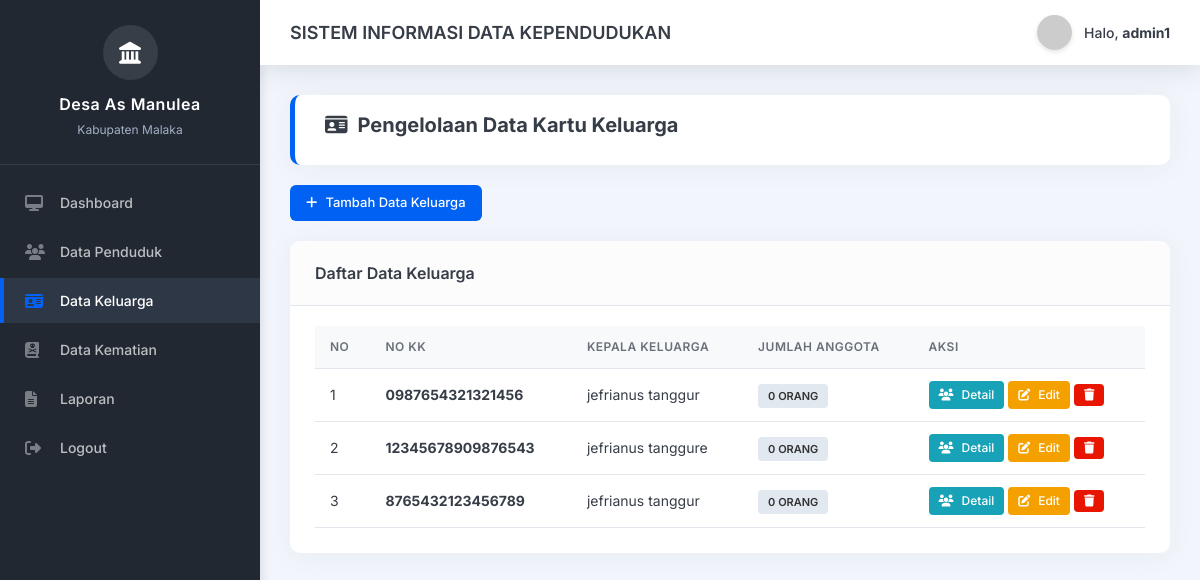
Page /admin/data_kk.php (signed in) on the committed database.
### tables this page shows
CREATE TABLE `tabel_kk` (
  `id_kk` int(11) NOT NULL,
  `id_kepala_desa` int(20) DEFAULT NULL,
  `no_kk` varchar(50) DEFAULT NULL,
  `nama` varchar(50) DEFAULT NULL,
  `jumlah_anggota` int(11) NOT NULL DEFAULT 1,
  `desa` varchar(50) DEFAULT NULL,
  `kecamatan` varchar(50) DEFAULT NULL,
  `kabupaten` varchar(50) DEFAULT NULL,
  `provinsi` varchar(50) DEFAULT NULL,
  `bantuan` varchar(50) DEFAULT NULL
);

### admin/data_kk.php (the view, shortened to what this page needs)
<?php
include '../backend/koneksi.php';
?>
<!DOCTYPE html>
<html lang="id">
<head>
    <link rel="stylesheet" href="https://cdnjs.cloudflare.com/ajax/libs/font-awesome/6.4.0/css/all.min.css">
    <link rel="stylesheet" href="dashboard.css">
</head>
<body>
    <div class="layout-container">
        <div class="sidebar">
            <div class="sidebar-header">
                <div class="logo"><i class="fas fa-landmark"></i></div>
                <h2>Desa As Manulea</h2>
                <p>Kabupaten Malaka</p>
            </div>
            <ul class="nav-menu">
                <li><a href="dashboard.php"><i class="fas fa-desktop"></i> <span>Dashboard</span></a></li>
                <li><a href="data_penduduk.php"><i class="fas fa-users"></i> <span>Data Penduduk</span></a></li>
                <li><a href="data_kk.php" class="active"><i class="fas fa-id-card"></i> <span>Data Keluarga</span></a></li>
                <li><a href="kematian.php"><i class="fas fa-book-dead"></i> <span>Data Kematian</span></a></li>
                <li><a href="laporan.php"><i class="fas fa-file-alt"></i> <span>Laporan</span></a></li>
                <li><a href="../logout.php"><i class="fas fa-sign-out-alt"></i> <span>Logout</span></a></li>
            </ul>
        </div>
        <div class="main-content">
            <div class="header">
                <h1>SISTEM INFORMASI DATA KEPENDUDUKAN</h1>
                <div class="user-info">
                    <img src="https://ui-avatars.com/api/?name=<?php echo isset($_SESSION['username']) ? $_SESSION['username'] : 'Admin'; ?>&background=0061f2&color=fff" alt="User Avatar">
                    <span>Halo, <strong><?php echo isset($_SESSION['username']) ? $_SESSION['username'] : 'Admin'; ?></strong></span>
                </div>
            </div>
            <div class="content-wrapper">
                <div class="welcome-section" style="padding: 15px 30px; margin-bottom: 20px;">
                    <h2><i class="fas fa-id-card"></i> Pengelolaan Data Kartu Keluarga</h2>
                </div>
                <div style="margin-bottom: 20px;">
                    <a href="tambah_kk.php" class="btn btn-primary"><i class="fas fa-plus"></i> Tambah Data Keluarga</a>
                </div>
                <div class="card-table">
                    <div class="card-header">
                        <h3>Daftar Data Keluarga</h3>
                    </div>
                    <?php
                    $query = "SELECT k.id_kk, k.no_kk, k.nama as ketua_keluarga,
                              (SELECT COUNT(*) FROM tabel_anggota a WHERE a.id_kk = k.id_kk) as jumlah_anggota
                              FROM tabel_kk k
                              ORDER BY k.no_kk ASC";
                    $result = mysqli_query($koneksi, $query);
                    ?>
                    <?php if($result && mysqli_num_rows($result) > 0): ?>
                        <div class="table-responsive">
                            <table class="table">
                                <thead>
                                    <tr>
                                        <th>No</th>
                                        <th>No KK</th>
                                        <th>Kepala Keluarga</th>
                                        <th>Jumlah Anggota</th>
                                        <th>Aksi</th>
                                    </tr>
                                </thead>
                                <tbody>
                                    <?php $no = 1; while($row = mysqli_fetch_assoc($result)): ?>
                                    <tr>
                                        <td><?php echo $no++; ?></td>
                                        <td><strong><?php echo htmlspecialchars($row['no_kk']); ?></strong></td>
                                        <td><?php echo htmlspecialchars($row['ketua_keluarga']); ?></td>
                                        <td>
                                            <span class="badge badge-active" style="background:#e2e8f0; color:#333; padding:5px 10px;"><?php echo $row['jumlah_anggota']; ?> Orang</span>
                                        </td>
                                        <td>
                                            <a href="detail_kk.php?id=<?php echo $row['id_kk']; ?>" class="btn btn-sm" style="background-color: #17a2b8; color: white;"><i class="fas fa-users"></i> Detail</a>
                                            <a href="edit_kk.php?id_kk=<?php echo $row['id_kk']; ?>" class="btn btn-sm btn-edit"><i class="fas fa-edit"></i> Edit</a>
                                            <form action="proses_hapus_kk.php" method="POST" style="display:inline" onsubmit="return confirm('Yakin ingin menghapus data KK ini? Pastikan kosongkan anggotanya terlebih dahulu.');">
                                                <button type="submit" class="btn btn-sm btn-delete"><i class="fas fa-trash"></i></button>
                                            </form>
                                        </td>
                                    </tr>
                                    <?php endwhile; ?>
                                </tbody>
                            </table>
                        </div>
                    <?php endif; ?>
                </div>
            </div>
        </div>
    </div>
</body>
</html>

### admin/dashboard.css (style rules this page uses)
:root { --primary: #0061f2; --primary-hover: #004ac1; --sidebar-bg: #212832; --sidebar-hover: #2e3745; --bg-body: #f2f6fc; --card-bg: #ffffff; --success: #00ac69; --danger: #e81500; --warning: #f4a100; --info: #00cfd5; --text-main: #363d47; --text-muted: #a3afc4; --border-color: #e3e6ec; }
* { margin: 0; padding: 0; box-sizing: border-box; }
body { font-family: 'Inter', 'Segoe UI', Tahoma, Geneva, Verdana, sans-serif; background-color: var(--bg-body); color: var(--text-main); line-height: 1.5; -webkit-font-smoothing: antialiased; }
.layout-container { display: flex; width: 100%; min-height: 100vh; }
.sidebar { width: 260px; background-color: var(--sidebar-bg); color: rgba(255, 255, 255, 0.7); flex-shrink: 0; display: flex; flex-direction: column; box-shadow: 2px 0 10px rgba(0,0,0,0.1); transition: all 0.3s ease; }
.sidebar-header { padding: 25px 20px; text-align: center; border-bottom: 1px solid rgba(255,255,255,0.1); }
.sidebar-header .logo { width: 55px; height: 55px; background-color: rgba(255,255,255,0.1); border-radius: 50%; display: flex; align-items: center; justify-content: center; margin: 0 auto 12px; font-size: 22px; color: #fff; }
.sidebar-header h2 { color: #fff; font-size: 16px; font-weight: 600; letter-spacing: 0.5px; }
.sidebar-header p { font-size: 12px; color: var(--text-muted); margin-top: 5px; }
.nav-menu { list-style: none; padding: 15px 0; flex: 1; overflow-y: auto; }
.nav-menu li { margin-bottom: 4px; }
.nav-menu a { display: flex; align-items: center; padding: 12px 25px; color: rgba(255,255,255,0.7); text-decoration: none; font-size: 14px; font-weight: 500; transition: all 0.2s ease-in-out; }
.nav-menu a i { width: 25px; font-size: 16px; margin-right: 10px; color: rgba(255,255,255,0.4); transition: color 0.2s ease-in-out; }
.nav-menu a.active { color: #fff; background-color: var(--sidebar-hover); border-left: 4px solid var(--primary); padding-left: 21px; }
.nav-menu a.active i { color: var(--primary); }
.main-content { flex: 1; display: flex; flex-direction: column; overflow-y: auto; }
.header { background-color: var(--card-bg); padding: 15px 30px; display: flex; justify-content: space-between; align-items: center; box-shadow: 0 0.15rem 1.75rem 0 rgba(33, 40, 50, 0.15); z-index: 10; }
.header h1 { font-size: 18px; font-weight: 600; color: var(--text-main); }
.header .user-info { display: flex; align-items: center; gap: 12px; }
.header .user-info img { width: 35px; height: 35px; border-radius: 50%; object-fit: cover; box-shadow: 0 2px 5px rgba(0,0,0,0.1); }
.header .user-info span { font-size: 14px; font-weight: 500; color: var(--text-main); }
.content-wrapper { padding: 30px; }
.welcome-section { background-color: var(--card-bg); border-radius: 10px; padding: 25px 30px; margin-bottom: 30px; box-shadow: 0 0.15rem 1.75rem 0 rgba(33, 40, 50, 0.05); border-left: 5px solid var(--primary); }
.welcome-section h2 { font-size: 20px; color: var(--text-main); margin-bottom: 10px; display: flex; align-items: center; gap: 10px; }
.card-table { background-color: var(--card-bg); border-radius: 10px; box-shadow: 0 0.15rem 1.75rem 0 rgba(33, 40, 50, 0.05); margin-bottom: 30px; overflow: hidden; }
.card-header { padding: 20px 25px; border-bottom: 1px solid var(--border-color); display: flex; justify-content: space-between; align-items: center; background-color: rgba(0,0,0,0.01); }
.card-header h3 { font-size: 16px; font-weight: 600; }
.table-responsive { overflow-x: auto; padding: 0 25px 25px 25px; }
.table { width: 100%; border-collapse: collapse; margin-top: 20px; }
.table th, .table td { padding: 12px 15px; text-align: left; border-bottom: 1px solid var(--border-color); font-size: 14px; }
.table th { font-weight: 600; color: #69707a; background-color: #f8f9fa; text-transform: uppercase; font-size: 12px; letter-spacing: 0.5px; }
.btn { display: inline-flex; align-items: center; gap: 8px; padding: 8px 16px; font-size: 13px; font-weight: 500; border-radius: 6px; text-decoration: none; border: none; cursor: pointer; transition: background-color 0.2s ease; }
.btn-primary { background-color: var(--primary); color: white; }
.btn-sm { padding: 5px 10px; font-size: 12px; border-radius: 4px; }
.btn-edit { background-color: var(--warning); color: white; }
.btn-delete { background-color: var(--danger); color: white; }
.badge { padding: 4px 8px; border-radius: 4px; font-size: 11px; font-weight: 600; text-transform: uppercase; }
.badge-active { background-color: rgba(0, 172, 105, 0.15); color: var(--success); }

### rows in the picture
tabel_kk: no_kk "0987654321321456", nama "jefrianus tanggur", jumlah_anggota "0"
tabel_kk: no_kk "12345678909876543", nama "jefrianus tanggure", jumlah_anggota "0"
tabel_kk: no_kk "8765432123456789", nama "jefrianus tanggur", jumlah_anggota "0"

### other values in the picture
$_SESSION['username'] "admin1"
